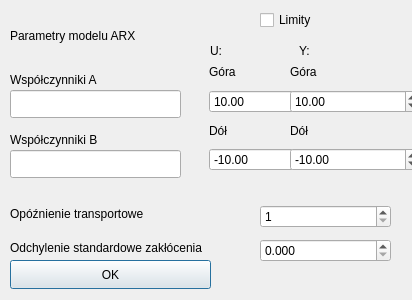
<?xml version="1.0" encoding="UTF-8"?>
<ui version="4.0">
 <class>ARXokno</class>
 <widget class="QDialog" name="ARXokno">
  <property name="geometry">
   <rect>
    <x>0</x>
    <y>0</y>
    <width>412</width>
    <height>300</height>
   </rect>
  </property>
  <property name="windowTitle">
   <string>Dialog</string>
  </property>
  <widget class="QLabel" name="label">
   <property name="geometry">
    <rect>
     <x>10</x>
     <y>20</y>
     <width>171</width>
     <height>31</height>
    </rect>
   </property>
   <property name="text">
    <string>Parametry modelu ARX</string>
   </property>
  </widget>
  <widget class="QLabel" name="label_2">
   <property name="geometry">
    <rect>
     <x>10</x>
     <y>70</y>
     <width>111</width>
     <height>20</height>
    </rect>
   </property>
   <property name="text">
    <string>Współczynniki A</string>
   </property>
  </widget>
  <widget class="QLabel" name="label_3">
   <property name="geometry">
    <rect>
     <x>10</x>
     <y>130</y>
     <width>111</width>
     <height>20</height>
    </rect>
   </property>
   <property name="text">
    <string>Współczynniki B</string>
   </property>
  </widget>
  <widget class="QLineEdit" name="wspA">
   <property name="geometry">
    <rect>
     <x>10</x>
     <y>90</y>
     <width>171</width>
     <height>28</height>
    </rect>
   </property>
  </widget>
  <widget class="QLineEdit" name="wspB">
   <property name="geometry">
    <rect>
     <x>10</x>
     <y>150</y>
     <width>171</width>
     <height>28</height>
    </rect>
   </property>
  </widget>
  <widget class="QWidget" name="verticalLayoutWidget">
   <property name="geometry">
    <rect>
     <x>10</x>
     <y>200</y>
     <width>251</width>
     <height>61</height>
    </rect>
   </property>
   <layout class="QVBoxLayout" name="verticalLayout">
    <item>
     <widget class="QLabel" name="label_4">
      <property name="text">
       <string>Opóźnienie transportowe</string>
      </property>
     </widget>
    </item>
    <item>
     <widget class="QLabel" name="label_5">
      <property name="text">
       <string>Odchylenie standardowe zakłócenia</string>
      </property>
     </widget>
    </item>
   </layout>
  </widget>
  <widget class="QWidget" name="verticalLayoutWidget_2">
   <property name="geometry">
    <rect>
     <x>260</x>
     <y>200</y>
     <width>131</width>
     <height>67</height>
    </rect>
   </property>
   <layout class="QVBoxLayout" name="verticalLayout_4">
    <item>
     <widget class="QSpinBox" name="opoznienienie">
      <property name="minimum">
       <number>1</number>
      </property>
      <property name="displayIntegerBase">
       <number>10</number>
      </property>
     </widget>
    </item>
    <item>
     <widget class="QDoubleSpinBox" name="odchyelnie">
      <property name="decimals">
       <number>3</number>
      </property>
     </widget>
    </item>
   </layout>
  </widget>
  <widget class="QPushButton" name="pushButton">
   <property name="geometry">
    <rect>
     <x>10</x>
     <y>260</y>
     <width>201</width>
     <height>29</height>
    </rect>
   </property>
   <property name="text">
    <string>OK</string>
   </property>
  </widget>
  <widget class="QWidget" name="verticalLayoutWidget_3">
   <property name="geometry">
    <rect>
     <x>209</x>
     <y>60</y>
     <width>127</width>
     <height>111</height>
    </rect>
   </property>
   <layout class="QVBoxLayout" name="verticalLayout_2">
    <item>
     <widget class="QLabel" name="label_8">
      <property name="text">
       <string>Góra</string>
      </property>
     </widget>
    </item>
    <item>
     <widget class="QDoubleSpinBox" name="ugora">
      <property name="value">
       <double>10.000000000000000</double>
      </property>
     </widget>
    </item>
    <item>
     <widget class="QLabel" name="label_9">
      <property name="text">
       <string>Dół</string>
      </property>
     </widget>
    </item>
    <item>
     <widget class="QDoubleSpinBox" name="udol">
      <property name="minimum">
       <double>-10000000000000.000000000000000</double>
      </property>
      <property name="maximum">
       <double>10000000000.000000000000000</double>
      </property>
      <property name="value">
       <double>-10.000000000000000</double>
      </property>
     </widget>
    </item>
   </layout>
  </widget>
  <widget class="QWidget" name="verticalLayoutWidget_5">
   <property name="geometry">
    <rect>
     <x>260</x>
     <y>0</y>
     <width>77</width>
     <height>41</height>
    </rect>
   </property>
   <layout class="QVBoxLayout" name="verticalLayout_5">
    <item>
     <widget class="QCheckBox" name="czygran">
      <property name="text">
       <string>Limity</string>
      </property>
      <property name="checked">
       <bool>false</bool>
      </property>
     </widget>
    </item>
   </layout>
  </widget>
  <widget class="QWidget" name="horizontalLayoutWidget">
   <property name="geometry">
    <rect>
     <x>210</x>
     <y>40</y>
     <width>171</width>
     <height>21</height>
    </rect>
   </property>
   <layout class="QHBoxLayout" name="horizontalLayout">
    <item>
     <widget class="QLabel" name="label_7">
      <property name="text">
       <string>U:</string>
      </property>
     </widget>
    </item>
    <item>
     <widget class="QLabel" name="label_6">
      <property name="text">
       <string>Y:</string>
      </property>
     </widget>
    </item>
   </layout>
  </widget>
  <widget class="QWidget" name="verticalLayoutWidget_4">
   <property name="geometry">
    <rect>
     <x>290</x>
     <y>60</y>
     <width>130</width>
     <height>111</height>
    </rect>
   </property>
   <layout class="QVBoxLayout" name="verticalLayout_3">
    <item>
     <widget class="QLabel" name="label_10">
      <property name="text">
       <string>Góra</string>
      </property>
     </widget>
    </item>
    <item>
     <widget class="QDoubleSpinBox" name="ygora">
      <property name="value">
       <double>10.000000000000000</double>
      </property>
     </widget>
    </item>
    <item>
     <widget class="QLabel" name="label_11">
      <property name="text">
       <string>Dół</string>
      </property>
     </widget>
    </item>
    <item>
     <widget class="QDoubleSpinBox" name="ydol">
      <property name="minimum">
       <double>-99999999999999991433150857216.000000000000000</double>
      </property>
      <property name="value">
       <double>-10.000000000000000</double>
      </property>
     </widget>
    </item>
   </layout>
  </widget>
 </widget>
 <resources/>
 <connections/>
</ui>
